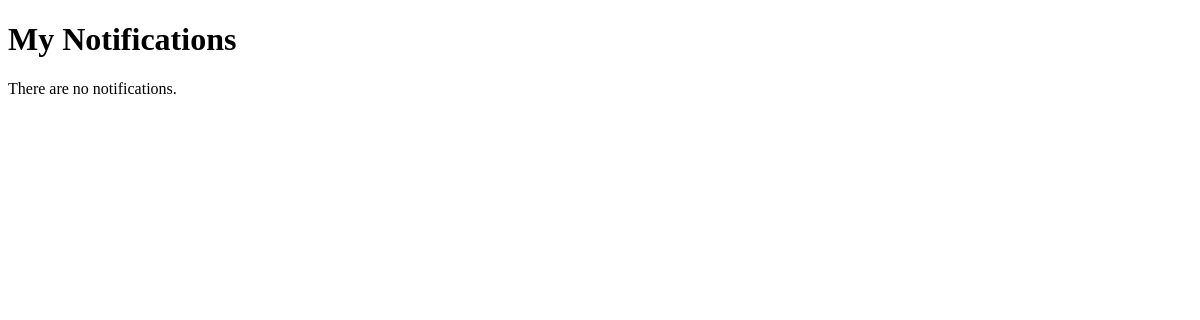
The page /notifications/ (signed in) on the database as committed earlier.
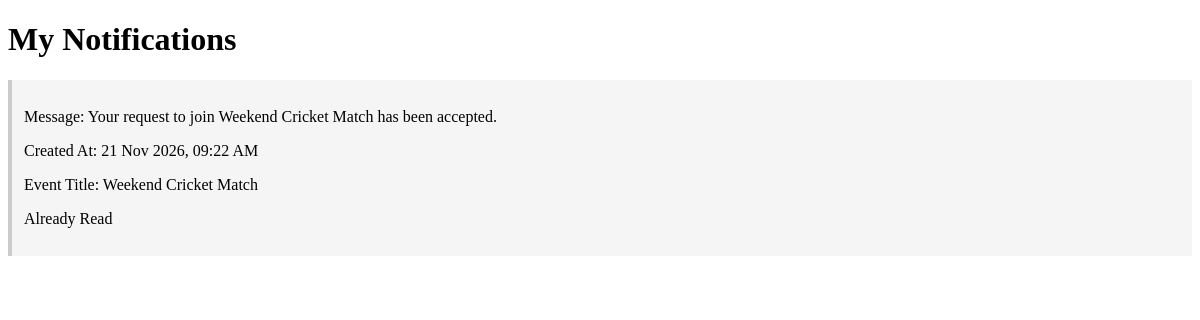
The same page on the database as committed later.
### notifications/models.py (models this page shows)
class Notification(models.Model):
    recipient = models.ForeignKey(
        settings.AUTH_USER_MODEL,
        on_delete=models.CASCADE,
        related_name='notifications'
    )
    event = models.ForeignKey(
        Event,
        on_delete=models.CASCADE,
        null=True,
        blank=True,
        related_name='event_notification'
    )
    message = models.TextField()
    is_read = models.BooleanField(default=False)
    created_at = models.DateTimeField(auto_now_add=True)

### events/models.py (models this page shows, shortened)
class Event(models.Model):
    STATUS_CHOICES = [
        ('OPEN', 'Open'),
        ('FULL', 'Full'),
        ('CANCELLED', 'Cancelled'),
    ]
    title = models.CharField(max_length=100)
    description = models.TextField()
    category = models.ForeignKey(
        Category,
        on_delete=models.PROTECT,
        related_name='events'
    )
    created_by = models.ForeignKey(
        settings.AUTH_USER_MODEL,
        on_delete=models.CASCADE,
        related_name='created_events'
    )
    location = models.CharField(max_length=200)
    event_date = models.DateTimeField()
    max_participants = models.PositiveIntegerField()
    status = models.CharField(
        max_length=10,
        choices=STATUS_CHOICES,
        default='OPEN'
    )
    created_at = models.DateTimeField(auto_now_add=True)
    updated_at = models.DateTimeField(auto_now=True)

### notifications/views.py (the view)
@login_required
def notification_list(request):
    notifications = Notification.objects.filter(
        recipient=request.user
    ).select_related('event').order_by('-created_at')
    return render(
        request,
        'notifications/my_notifications.html',
        {'notifications': notifications}
    )

### notifications/templates/notifications/my_notifications.html (shortened to what this page needs)
<!DOCTYPE html>
<html lang="en">
<head>
</head>
<body>
    <h1>My Notifications</h1>
    {% for notification in notifications %}
        <div class="{% if notification.is_read %}read{% else %}unread{% endif %}">
            <p>Message: {{ notification.message }}</p>
            <p>Created At: {{ notification.created_at|date:"d M Y, h:i A" }}</p>
            {% if notification.event %}
                <p>Event Title: {{ notification.event.title }}</p>
            {% endif %}
            {% if not notification.is_read %}
                <form method="POST" action="{% url 'mark_as_read' notification.id %}">
                    {% csrf_token %}
                    <button type="submit">Mark as Read</button>
                </form>
            {% else %}
                <p>Already Read</p>
            {% endif %}
        </div>
    {% empty %}
        <p>There are no notifications.</p>
    {% endfor %}
</body>
</html>

Rows that differ between the two databases and show on the page:
added Notification: message "Your request to join Weekend Cricket Match has been accepted.", created_at "21 Nov 2026, 09:22 AM", event "Weekend Cricket Match", is_read "Already Read"
Other text that changed with them:
text no longer shown: "There are no notifications."
